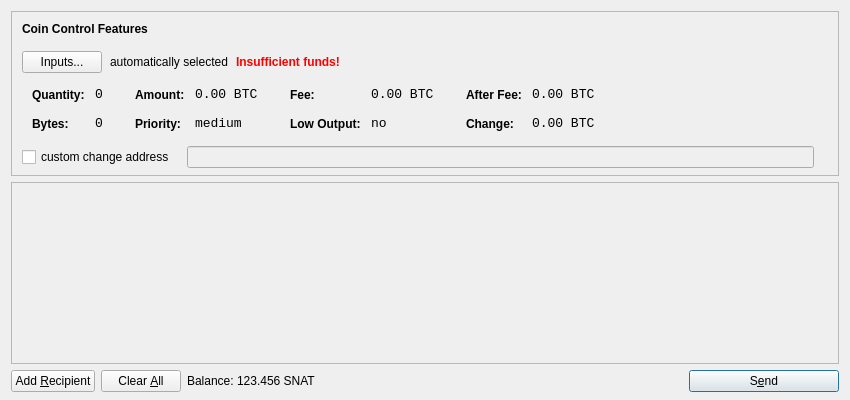
<?xml version="1.0" encoding="UTF-8"?>
<ui version="4.0">
 <class>SendCoinsDialog</class>
 <widget class="QDialog" name="SendCoinsDialog">
  <property name="geometry">
   <rect>
    <x>0</x>
    <y>0</y>
    <width>850</width>
    <height>400</height>
   </rect>
  </property>
  <property name="windowTitle">
   <string>Send Coins</string>
  </property>
  <layout class="QVBoxLayout" name="verticalLayout" stretch="0,1,0">
   <property name="bottomMargin">
    <number>8</number>
   </property>
   <item>
    <widget class="QFrame" name="frameCoinControl">
     <property name="sizePolicy">
      <sizepolicy hsizetype="Expanding" vsizetype="Expanding">
       <horstretch>0</horstretch>
       <verstretch>0</verstretch>
      </sizepolicy>
     </property>
     <property name="maximumSize">
      <size>
       <width>16777215</width>
       <height>16777215</height>
      </size>
     </property>
     <property name="frameShape">
      <enum>QFrame::StyledPanel</enum>
     </property>
     <property name="frameShadow">
      <enum>QFrame::Sunken</enum>
     </property>
     <layout class="QVBoxLayout" name="verticalLayoutCoinControl2">
      <property name="spacing">
       <number>-1</number>
      </property>
      <property name="leftMargin">
       <number>0</number>
      </property>
      <property name="topMargin">
       <number>0</number>
      </property>
      <property name="rightMargin">
       <number>0</number>
      </property>
      <property name="bottomMargin">
       <number>6</number>
      </property>
      <item>
       <layout class="QVBoxLayout" name="verticalLayoutCoinControl" stretch="0,0,0,0,1">
        <property name="spacing">
         <number>0</number>
        </property>
        <property name="leftMargin">
         <number>10</number>
        </property>
        <property name="topMargin">
         <number>10</number>
        </property>
        <item>
         <layout class="QHBoxLayout" name="horizontalLayoutCoinControl1">
          <property name="bottomMargin">
           <number>15</number>
          </property>
          <item>
           <widget class="QLabel" name="labelCoinControlFeatures">
            <property name="sizePolicy">
             <sizepolicy hsizetype="Preferred" vsizetype="Maximum">
              <horstretch>0</horstretch>
              <verstretch>0</verstretch>
             </sizepolicy>
            </property>
            <property name="font">
             <font>
              <weight>75</weight>
              <bold>true</bold>
             </font>
            </property>
            <property name="styleSheet">
             <string notr="true">font-weight:bold;</string>
            </property>
            <property name="text">
             <string>Coin Control Features</string>
            </property>
           </widget>
          </item>
         </layout>
        </item>
        <item>
         <layout class="QHBoxLayout" name="horizontalLayoutCoinControl2" stretch="0,0,0,0">
          <property name="spacing">
           <number>8</number>
          </property>
          <property name="bottomMargin">
           <number>10</number>
          </property>
          <item>
           <widget class="QPushButton" name="pushButtonCoinControl">
            <property name="styleSheet">
             <string notr="true"/>
            </property>
            <property name="text">
             <string>Inputs...</string>
            </property>
           </widget>
          </item>
          <item>
           <widget class="QLabel" name="labelCoinControlAutomaticallySelected">
            <property name="text">
             <string>automatically selected</string>
            </property>
            <property name="margin">
             <number>5</number>
            </property>
           </widget>
          </item>
          <item>
           <widget class="QLabel" name="labelCoinControlInsuffFunds">
            <property name="font">
             <font>
              <weight>75</weight>
              <bold>true</bold>
             </font>
            </property>
            <property name="styleSheet">
             <string notr="true">color:red;font-weight:bold;</string>
            </property>
            <property name="text">
             <string>Insufficient funds!</string>
            </property>
            <property name="margin">
             <number>5</number>
            </property>
           </widget>
          </item>
          <item>
           <spacer name="horizontalSpacerCoinControl">
            <property name="orientation">
             <enum>Qt::Horizontal</enum>
            </property>
            <property name="sizeHint" stdset="0">
             <size>
              <width>40</width>
              <height>1</height>
             </size>
            </property>
           </spacer>
          </item>
         </layout>
        </item>
        <item>
         <widget class="QWidget" name="widgetCoinControl" native="true">
          <property name="sizePolicy">
           <sizepolicy hsizetype="Preferred" vsizetype="Preferred">
            <horstretch>0</horstretch>
            <verstretch>0</verstretch>
           </sizepolicy>
          </property>
          <property name="minimumSize">
           <size>
            <width>0</width>
            <height>0</height>
           </size>
          </property>
          <property name="styleSheet">
           <string notr="true"/>
          </property>
          <layout class="QHBoxLayout" name="horizontalLayoutCoinControl5">
           <property name="margin">
            <number>0</number>
           </property>
           <item>
            <layout class="QHBoxLayout" name="horizontalLayoutCoinControl3" stretch="0,0,0,1">
             <property name="spacing">
              <number>20</number>
             </property>
             <property name="topMargin">
              <number>0</number>
             </property>
             <property name="bottomMargin">
              <number>10</number>
             </property>
             <item>
              <layout class="QFormLayout" name="formLayoutCoinControl1">
               <property name="horizontalSpacing">
                <number>10</number>
               </property>
               <property name="verticalSpacing">
                <number>14</number>
               </property>
               <property name="leftMargin">
                <number>10</number>
               </property>
               <property name="topMargin">
                <number>4</number>
               </property>
               <property name="rightMargin">
                <number>6</number>
               </property>
               <item row="0" column="0">
                <widget class="QLabel" name="labelCoinControlQuantityText">
                 <property name="styleSheet">
                  <string notr="true">font-weight:bold;</string>
                 </property>
                 <property name="text">
                  <string>Quantity:</string>
                 </property>
                 <property name="margin">
                  <number>0</number>
                 </property>
                </widget>
               </item>
               <item row="0" column="1">
                <widget class="QLabel" name="labelCoinControlQuantity">
                 <property name="font">
                  <font>
                   <family>Monospace</family>
                   <pointsize>10</pointsize>
                  </font>
                 </property>
                 <property name="cursor">
                  <cursorShape>IBeamCursor</cursorShape>
                 </property>
                 <property name="contextMenuPolicy">
                  <enum>Qt::ActionsContextMenu</enum>
                 </property>
                 <property name="text">
                  <string notr="true">0</string>
                 </property>
                 <property name="margin">
                  <number>0</number>
                 </property>
                 <property name="textInteractionFlags">
                  <set>Qt::LinksAccessibleByMouse|Qt::TextSelectableByKeyboard|Qt::TextSelectableByMouse</set>
                 </property>
                </widget>
               </item>
               <item row="1" column="0">
                <widget class="QLabel" name="labelCoinControlBytesText">
                 <property name="styleSheet">
                  <string notr="true">font-weight:bold;</string>
                 </property>
                 <property name="text">
                  <string>Bytes:</string>
                 </property>
                </widget>
               </item>
               <item row="1" column="1">
                <widget class="QLabel" name="labelCoinControlBytes">
                 <property name="font">
                  <font>
                   <family>Monospace</family>
                   <pointsize>10</pointsize>
                  </font>
                 </property>
                 <property name="cursor">
                  <cursorShape>IBeamCursor</cursorShape>
                 </property>
                 <property name="contextMenuPolicy">
                  <enum>Qt::ActionsContextMenu</enum>
                 </property>
                 <property name="text">
                  <string notr="true">0</string>
                 </property>
                 <property name="textInteractionFlags">
                  <set>Qt::LinksAccessibleByMouse|Qt::TextSelectableByKeyboard|Qt::TextSelectableByMouse</set>
                 </property>
                </widget>
               </item>
              </layout>
             </item>
             <item>
              <layout class="QFormLayout" name="formLayoutCoinControl2">
               <property name="horizontalSpacing">
                <number>10</number>
               </property>
               <property name="verticalSpacing">
                <number>14</number>
               </property>
               <property name="leftMargin">
                <number>6</number>
               </property>
               <property name="topMargin">
                <number>4</number>
               </property>
               <property name="rightMargin">
                <number>6</number>
               </property>
               <item row="0" column="0">
                <widget class="QLabel" name="labelCoinControlAmountText">
                 <property name="styleSheet">
                  <string notr="true">font-weight:bold;</string>
                 </property>
                 <property name="text">
                  <string>Amount:</string>
                 </property>
                 <property name="margin">
                  <number>0</number>
                 </property>
                </widget>
               </item>
               <item row="0" column="1">
                <widget class="QLabel" name="labelCoinControlAmount">
                 <property name="font">
                  <font>
                   <family>Monospace</family>
                   <pointsize>10</pointsize>
                  </font>
                 </property>
                 <property name="cursor">
                  <cursorShape>IBeamCursor</cursorShape>
                 </property>
                 <property name="contextMenuPolicy">
                  <enum>Qt::ActionsContextMenu</enum>
                 </property>
                 <property name="text">
                  <string notr="true">0.00 BTC</string>
                 </property>
                 <property name="textInteractionFlags">
                  <set>Qt::LinksAccessibleByMouse|Qt::TextSelectableByKeyboard|Qt::TextSelectableByMouse</set>
                 </property>
                </widget>
               </item>
               <item row="1" column="0">
                <widget class="QLabel" name="labelCoinControlPriorityText">
                 <property name="styleSheet">
                  <string notr="true">font-weight:bold;</string>
                 </property>
                 <property name="text">
                  <string>Priority:</string>
                 </property>
                </widget>
               </item>
               <item row="1" column="1">
                <widget class="QLabel" name="labelCoinControlPriority">
                 <property name="font">
                  <font>
                   <family>Monospace</family>
                   <pointsize>10</pointsize>
                  </font>
                 </property>
                 <property name="cursor">
                  <cursorShape>IBeamCursor</cursorShape>
                 </property>
                 <property name="contextMenuPolicy">
                  <enum>Qt::ActionsContextMenu</enum>
                 </property>
                 <property name="text">
                  <string>medium</string>
                 </property>
                 <property name="textInteractionFlags">
                  <set>Qt::LinksAccessibleByMouse|Qt::TextSelectableByKeyboard|Qt::TextSelectableByMouse</set>
                 </property>
                </widget>
               </item>
              </layout>
             </item>
             <item>
              <layout class="QFormLayout" name="formLayoutCoinControl3">
               <property name="horizontalSpacing">
                <number>10</number>
               </property>
               <property name="verticalSpacing">
                <number>14</number>
               </property>
               <property name="leftMargin">
                <number>6</number>
               </property>
               <property name="topMargin">
                <number>4</number>
               </property>
               <property name="rightMargin">
                <number>6</number>
               </property>
               <item row="0" column="0">
                <widget class="QLabel" name="labelCoinControlFeeText">
                 <property name="styleSheet">
                  <string notr="true">font-weight:bold;</string>
                 </property>
                 <property name="text">
                  <string>Fee:</string>
                 </property>
                 <property name="margin">
                  <number>0</number>
                 </property>
                </widget>
               </item>
               <item row="0" column="1">
                <widget class="QLabel" name="labelCoinControlFee">
                 <property name="font">
                  <font>
                   <family>Monospace</family>
                   <pointsize>10</pointsize>
                  </font>
                 </property>
                 <property name="cursor">
                  <cursorShape>IBeamCursor</cursorShape>
                 </property>
                 <property name="contextMenuPolicy">
                  <enum>Qt::ActionsContextMenu</enum>
                 </property>
                 <property name="text">
                  <string notr="true">0.00 BTC</string>
                 </property>
                 <property name="textInteractionFlags">
                  <set>Qt::LinksAccessibleByMouse|Qt::TextSelectableByKeyboard|Qt::TextSelectableByMouse</set>
                 </property>
                </widget>
               </item>
               <item row="1" column="0">
                <widget class="QLabel" name="labelCoinControlLowOutputText">
                 <property name="styleSheet">
                  <string notr="true">font-weight:bold;</string>
                 </property>
                 <property name="text">
                  <string>Low Output:</string>
                 </property>
                </widget>
               </item>
               <item row="1" column="1">
                <widget class="QLabel" name="labelCoinControlLowOutput">
                 <property name="font">
                  <font>
                   <family>Monospace</family>
                   <pointsize>10</pointsize>
                  </font>
                 </property>
                 <property name="cursor">
                  <cursorShape>IBeamCursor</cursorShape>
                 </property>
                 <property name="contextMenuPolicy">
                  <enum>Qt::ActionsContextMenu</enum>
                 </property>
                 <property name="text">
                  <string>no</string>
                 </property>
                 <property name="textInteractionFlags">
                  <set>Qt::LinksAccessibleByMouse|Qt::TextSelectableByKeyboard|Qt::TextSelectableByMouse</set>
                 </property>
                </widget>
               </item>
              </layout>
             </item>
             <item>
              <layout class="QFormLayout" name="formLayoutCoinControl4">
               <property name="horizontalSpacing">
                <number>10</number>
               </property>
               <property name="verticalSpacing">
                <number>14</number>
               </property>
               <property name="leftMargin">
                <number>6</number>
               </property>
               <property name="topMargin">
                <number>4</number>
               </property>
               <property name="rightMargin">
                <number>6</number>
               </property>
               <item row="0" column="0">
                <widget class="QLabel" name="labelCoinControlAfterFeeText">
                 <property name="styleSheet">
                  <string notr="true">font-weight:bold;</string>
                 </property>
                 <property name="text">
                  <string>After Fee:</string>
                 </property>
                 <property name="margin">
                  <number>0</number>
                 </property>
                </widget>
               </item>
               <item row="0" column="1">
                <widget class="QLabel" name="labelCoinControlAfterFee">
                 <property name="font">
                  <font>
                   <family>Monospace</family>
                   <pointsize>10</pointsize>
                  </font>
                 </property>
                 <property name="cursor">
                  <cursorShape>IBeamCursor</cursorShape>
                 </property>
                 <property name="contextMenuPolicy">
                  <enum>Qt::ActionsContextMenu</enum>
                 </property>
                 <property name="text">
                  <string notr="true">0.00 BTC</string>
                 </property>
                 <property name="textInteractionFlags">
                  <set>Qt::LinksAccessibleByMouse|Qt::TextSelectableByKeyboard|Qt::TextSelectableByMouse</set>
                 </property>
                </widget>
               </item>
               <item row="1" column="0">
                <widget class="QLabel" name="labelCoinControlChangeText">
                 <property name="styleSheet">
                  <string notr="true">font-weight:bold;</string>
                 </property>
                 <property name="text">
                  <string>Change:</string>
                 </property>
                </widget>
               </item>
               <item row="1" column="1">
                <widget class="QLabel" name="labelCoinControlChange">
                 <property name="font">
                  <font>
                   <family>Monospace</family>
                   <pointsize>10</pointsize>
                  </font>
                 </property>
                 <property name="cursor">
                  <cursorShape>IBeamCursor</cursorShape>
                 </property>
                 <property name="contextMenuPolicy">
                  <enum>Qt::ActionsContextMenu</enum>
                 </property>
                 <property name="text">
                  <string notr="true">0.00 BTC</string>
                 </property>
                 <property name="textInteractionFlags">
                  <set>Qt::LinksAccessibleByMouse|Qt::TextSelectableByKeyboard|Qt::TextSelectableByMouse</set>
                 </property>
                </widget>
               </item>
              </layout>
             </item>
            </layout>
           </item>
          </layout>
         </widget>
        </item>
        <item>
         <layout class="QHBoxLayout" name="horizontalLayoutCoinControl4" stretch="0,0,0">
          <property name="spacing">
           <number>12</number>
          </property>
          <property name="sizeConstraint">
           <enum>QLayout::SetDefaultConstraint</enum>
          </property>
          <property name="topMargin">
           <number>5</number>
          </property>
          <property name="rightMargin">
           <number>5</number>
          </property>
          <item>
           <widget class="QCheckBox" name="checkBoxCoinControlChange">
            <property name="text">
             <string>custom change address</string>
            </property>
           </widget>
          </item>
          <item>
           <widget class="QLineEdit" name="lineEditCoinControlChange">
            <property name="enabled">
             <bool>false</bool>
            </property>
            <property name="sizePolicy">
             <sizepolicy hsizetype="Expanding" vsizetype="Fixed">
              <horstretch>0</horstretch>
              <verstretch>0</verstretch>
             </sizepolicy>
            </property>
           </widget>
          </item>
          <item>
           <widget class="QLabel" name="labelCoinControlChangeLabel">
            <property name="sizePolicy">
             <sizepolicy hsizetype="Preferred" vsizetype="Expanding">
              <horstretch>0</horstretch>
              <verstretch>0</verstretch>
             </sizepolicy>
            </property>
            <property name="minimumSize">
             <size>
              <width>0</width>
              <height>0</height>
             </size>
            </property>
            <property name="text">
             <string/>
            </property>
            <property name="margin">
             <number>3</number>
            </property>
           </widget>
          </item>
         </layout>
        </item>
        <item>
         <spacer name="verticalSpacerCoinControl">
          <property name="orientation">
           <enum>Qt::Vertical</enum>
          </property>
          <property name="sizeHint" stdset="0">
           <size>
            <width>800</width>
            <height>1</height>
           </size>
          </property>
         </spacer>
        </item>
       </layout>
      </item>
     </layout>
    </widget>
   </item>
   <item>
    <widget class="QScrollArea" name="scrollArea">
     <property name="widgetResizable">
      <bool>true</bool>
     </property>
     <widget class="QWidget" name="scrollAreaWidgetContents">
      <property name="geometry">
       <rect>
        <x>0</x>
        <y>0</y>
        <width>830</width>
        <height>165</height>
       </rect>
      </property>
      <layout class="QVBoxLayout" name="verticalLayout_2">
       <property name="margin">
        <number>0</number>
       </property>
       <item>
        <layout class="QVBoxLayout" name="entries">
         <property name="spacing">
          <number>6</number>
         </property>
        </layout>
       </item>
       <item>
        <spacer name="verticalSpacer">
         <property name="orientation">
          <enum>Qt::Vertical</enum>
         </property>
         <property name="sizeHint" stdset="0">
          <size>
           <width>20</width>
           <height>40</height>
          </size>
         </property>
        </spacer>
       </item>
      </layout>
     </widget>
    </widget>
   </item>
   <item>
    <layout class="QHBoxLayout" name="horizontalLayout">
     <item>
      <widget class="QPushButton" name="addButton">
       <property name="toolTip">
        <string>Send to multiple recipients at once</string>
       </property>
       <property name="text">
        <string>Add &amp;Recipient</string>
       </property>
       <property name="icon">
        <iconset resource="../bitcoin.qrc">
         <normaloff>:/icons/add</normaloff>:/icons/add</iconset>
       </property>
       <property name="autoDefault">
        <bool>false</bool>
       </property>
      </widget>
     </item>
     <item>
      <widget class="QPushButton" name="clearButton">
       <property name="sizePolicy">
        <sizepolicy hsizetype="Minimum" vsizetype="Fixed">
         <horstretch>0</horstretch>
         <verstretch>0</verstretch>
        </sizepolicy>
       </property>
       <property name="toolTip">
        <string>Remove all transaction fields</string>
       </property>
       <property name="text">
        <string>Clear &amp;All</string>
       </property>
       <property name="icon">
        <iconset resource="../bitcoin.qrc">
         <normaloff>:/icons/remove</normaloff>:/icons/remove</iconset>
       </property>
       <property name="autoRepeatDelay">
        <number>300</number>
       </property>
       <property name="autoDefault">
        <bool>false</bool>
       </property>
      </widget>
     </item>
     <item>
      <layout class="QHBoxLayout" name="horizontalLayout_2">
       <property name="spacing">
        <number>3</number>
       </property>
       <item>
        <widget class="QLabel" name="label">
         <property name="text">
          <string>Balance:</string>
         </property>
        </widget>
       </item>
       <item>
        <widget class="QLabel" name="labelBalance">
         <property name="cursor">
          <cursorShape>IBeamCursor</cursorShape>
         </property>
         <property name="text">
          <string>123.456 SNAT</string>
         </property>
         <property name="textInteractionFlags">
          <set>Qt::LinksAccessibleByMouse|Qt::TextSelectableByKeyboard|Qt::TextSelectableByMouse</set>
         </property>
        </widget>
       </item>
      </layout>
     </item>
     <item>
      <spacer name="horizontalSpacer">
       <property name="orientation">
        <enum>Qt::Horizontal</enum>
       </property>
       <property name="sizeHint" stdset="0">
        <size>
         <width>40</width>
         <height>20</height>
        </size>
       </property>
      </spacer>
     </item>
     <item>
      <widget class="QPushButton" name="sendButton">
       <property name="minimumSize">
        <size>
         <width>150</width>
         <height>0</height>
        </size>
       </property>
       <property name="toolTip">
        <string>Confirm the send action</string>
       </property>
       <property name="text">
        <string>S&amp;end</string>
       </property>
       <property name="icon">
        <iconset resource="../bitcoin.qrc">
         <normaloff>:/icons/send</normaloff>:/icons/send</iconset>
       </property>
       <property name="default">
        <bool>true</bool>
       </property>
      </widget>
     </item>
    </layout>
   </item>
  </layout>
 </widget>
 <resources>
  <include location="../bitcoin.qrc"/>
 </resources>
 <connections/>
</ui>
